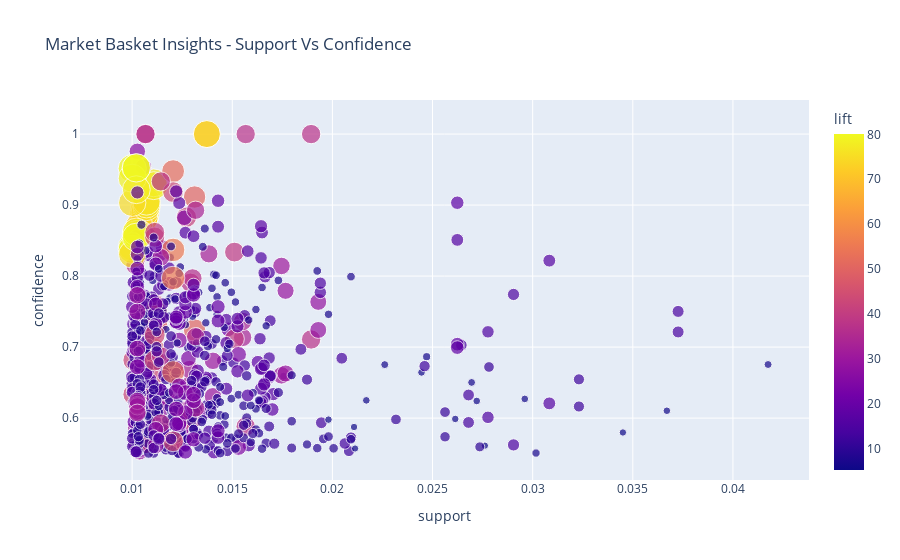

The notebook cell this image was saved under:
### Markdown cell above
Relationship of support, confidence and lift from the association rules

### Code cell
rules['antecedents'] = rules['antecedents'].apply(list)
rules['consequents'] = rules['consequents'].apply(list)

fig = px.scatter(rules, x="support", y="confidence", size="lift",
                 color="lift", hover_name="consequents",
                 title='Market Basket Insights - Support Vs Confidence',)

fig.show()

### Figure 1 — Plotly figure (JSON) as saved in the notebook; plotly's stock layout.template omitted (floating-point values rounded to 4 significant figures; data arrays with more than 128 entries replaced by an {"elided": "..."} marker saying what was removed)
{"data": [{"hovertemplate": "<b>%{hovertext}</b><br><br>support=%{x}<br>confidence=%{y}<br>lift=%{marker.color}<extra></extra>", "hovertext": {"elided": "727 rows, 774 str values in total"}, "legendgroup": "", "marker": {"color": {"elided": "727 float values"}, "coloraxis": "coloraxis", "size": {"elided": "727 float values"}, "sizemode": "area", "sizeref": 0.2002, "symbol": "circle"}, "mode": "markers", "name": "", "orientation": "v", "showlegend": false, "type": "scatter", "x": {"elided": "727 float values"}, "xaxis": "x", "y": {"elided": "727 float values"}, "yaxis": "y"}], "layout": {"coloraxis": {"colorbar": {"title": {"text": "lift"}}, "colorscale": [[0, "#0d0887"], [0.1111, "#46039f"], [0.2222, "#7201a8"], [0.3333, "#9c179e"], [0.4444, "#bd3786"], [0.5556, "#d8576b"], [0.6667, "#ed7953"], [0.7778, "#fb9f3a"], [0.8889, "#fdca26"], [1, "#f0f921"]]}, "legend": {"itemsizing": "constant", "tracegroupgap": 0}, "title": {"text": "Market Basket Insights - Support Vs Confidence"}, "xaxis": {"anchor": "y", "domain": [0, 1], "title": {"text": "support"}}, "yaxis": {"anchor": "x", "domain": [0, 1], "title": {"text": "confidence"}}}}
